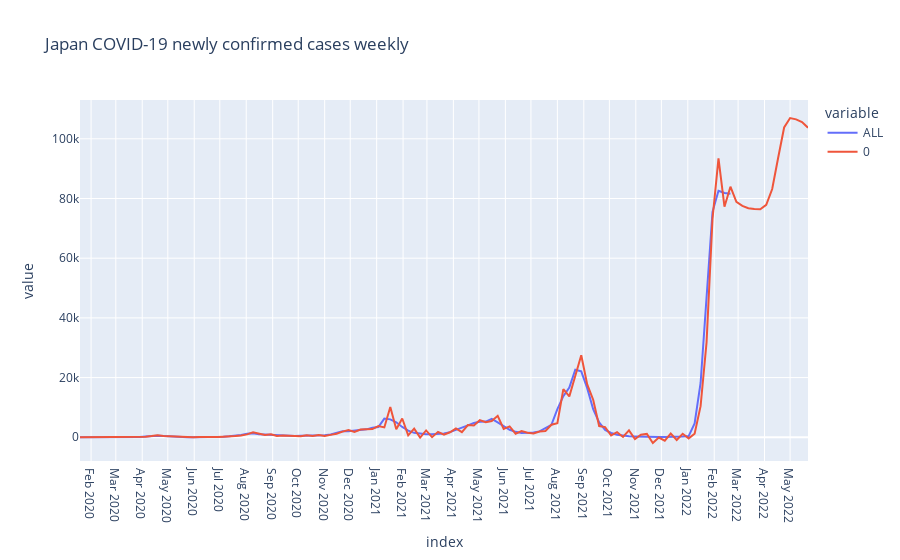

This figure's notebook cell:
### Code cell
ts_forecast = result_all.predict(start=df_gr.index[0], end=df_gr.index[-1]+relativedelta(months=3))

temp_df = df_gr.ALL.to_frame()
temp_df = pd.concat([temp_df, ts_forecast])
fig = px.line(temp_df, title='Japan COVID-19 newly confirmed cases weekly')
fig.update_layout({
    'xaxis': {
        'dtick': 'M1'
    }
})
fig.show()

### Figure 1 — Plotly figure (JSON) as saved in the notebook; plotly's stock layout.template omitted (floating-point values rounded to 4 significant figures; data arrays with more than 128 entries replaced by an {"elided": "..."} marker saying what was removed)
{"data": [{"hovertemplate": "variable=ALL<br>index=%{x}<br>value=%{y}<extra></extra>", "legendgroup": "ALL", "line": {"color": "#636efa", "dash": "solid"}, "marker": {"symbol": "circle"}, "mode": "lines", "name": "ALL", "orientation": "v", "showlegend": true, "type": "scatter", "x": {"elided": "233 str values"}, "xaxis": "x", "y": {"elided": "233 float values"}, "yaxis": "y"}, {"hovertemplate": "variable=0<br>index=%{x}<br>value=%{y}<extra></extra>", "legendgroup": "0", "line": {"color": "#EF553B", "dash": "solid"}, "marker": {"symbol": "circle"}, "mode": "lines", "name": "0", "orientation": "v", "showlegend": true, "type": "scatter", "x": {"elided": "233 str values"}, "xaxis": "x", "y": {"elided": "233 float values"}, "yaxis": "y"}], "layout": {"autosize": true, "legend": {"title": {"text": "variable"}, "tracegroupgap": 0}, "title": {"text": "Japan COVID-19 newly confirmed cases weekly"}, "xaxis": {"anchor": "y", "autorange": true, "domain": [0, 1], "dtick": "M1", "range": ["2020-01-19", "2022-05-22"], "title": {"text": "index"}, "type": "date"}, "yaxis": {"anchor": "x", "autorange": true, "domain": [0, 1], "range": [-7955.0, 113000.0], "title": {"text": "value"}, "type": "linear"}}}
